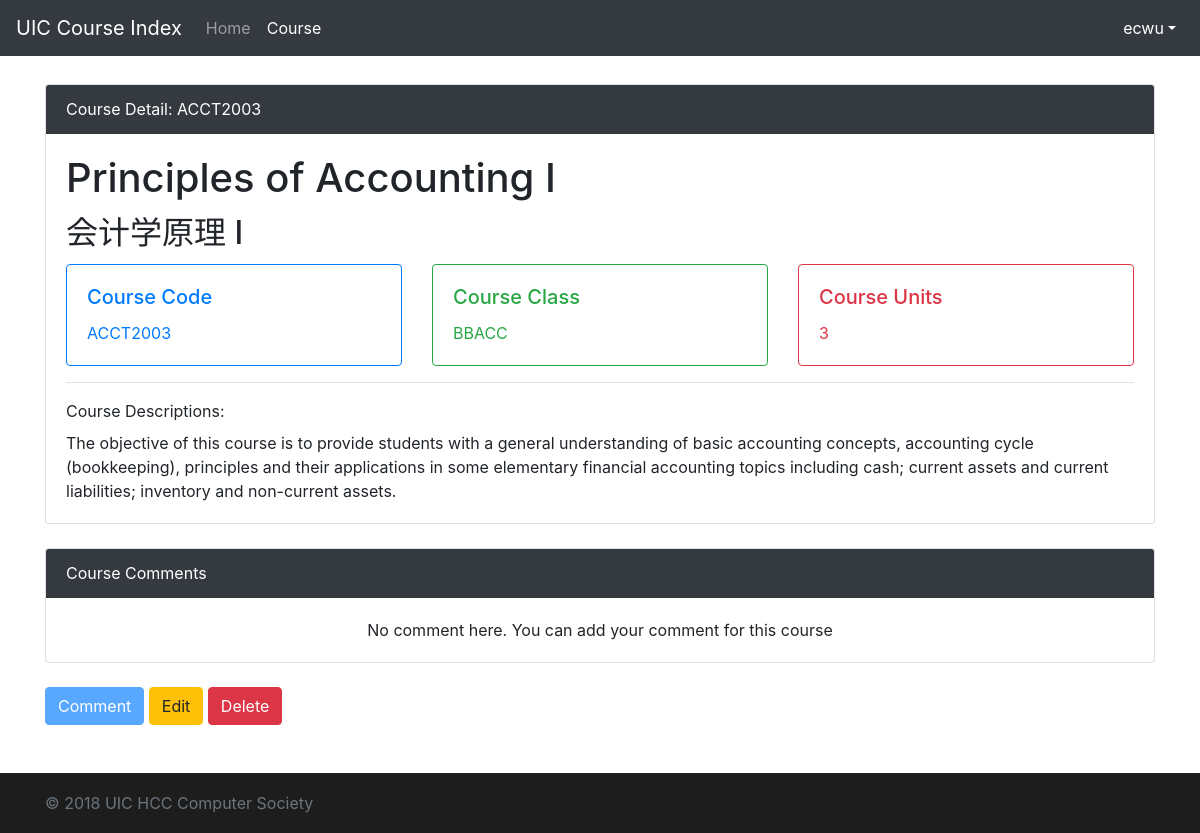
The page /course/1/ (signed in) on the database as committed earlier.
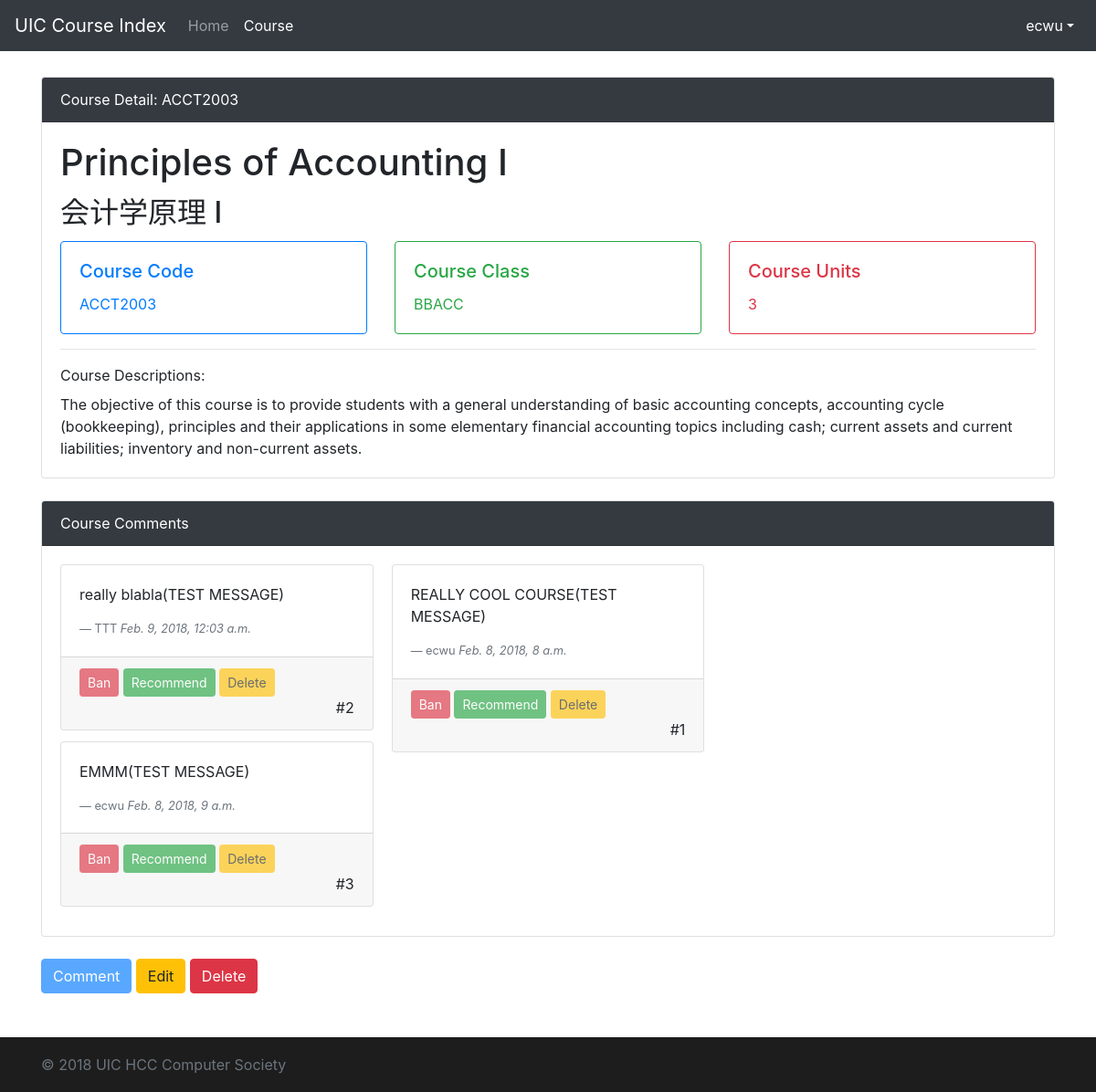
The same page on the database as committed later.
### course/models.py (models this page shows, shortened)
class Course(models.Model):
    course_name_en = models.TextField(null=True)
    course_name_cn = models.TextField(null=True)
    course_code = models.CharField(max_length=32, default='EMPTY_COURSE_CODE')
    course_units = models.IntegerField()
    course_class = models.CharField(max_length=32, default='DEFAULT_CLASS')
    course_descriptions = models.TextField(null=True)

class Comments(models.Model):
    course = models.ForeignKey(Course, on_delete=models.CASCADE)
    sender = models.ForeignKey(User, on_delete=models.CASCADE)
    pub_date = models.DateTimeField(auto_now_add=True)
    content = models.TextField()
    is_recommend = models.BooleanField(default=False)
    is_banned = models.BooleanField(default=False)
    up_vote = models.IntegerField(default=0)
    down_vote = models.IntegerField(default=0)
    pid = models.ForeignKey('self', blank=True, null=True,on_delete=models.DO_NOTHING)
    class Meta:
        ordering = ['up_vote', '-pub_date']

### course/views.py (the view)
# urls.py: path('course/<int:course_id>/', views.course_detail, name='course_detail'),
def course_detail(request, course_id):
    if not request.user.is_authenticated:
        messages.add_message(request, messages.ERROR, 'Login required.')
        return redirect('/')
    else:
        userdata = request.user
        course_solo = models.Course.objects.get(pk=course_id)
        course_comment = models.Comments.objects.filter(course=course_id)
        return render(request, 'course/detail.html', {'userdata': userdata,
                                                      'coursedata': course_solo,
                                                      'coursecomments': course_comment,
                                                      })

### course/templates/course/detail.html (shortened to what this page needs)
<!doctype html>
<html lang="en">
  <head>
    <link href="https://cdn.bootcss.com/bootstrap/4.0.0/css/bootstrap.min.css" rel="stylesheet">
    {% load static %}
    <link href="{% static "course/css/login_page.css" %}" rel="stylesheet">
</head>
  <body>
    <header>
      <nav class="navbar navbar-expand-md navbar-dark fixed-top bg-dark">
        <a class="navbar-brand" href="{% url 'home_page' %}">UIC Course Index</a>
        <div class="collapse navbar-collapse" id="navbarCollapse">
          <ul class="navbar-nav mr-auto">
            <li class="nav-item">
              <a class="nav-link" href="{% url 'home_page' %}">Home</a>
            </li>
            <li class="nav-item active">
              <a class="nav-link" href="{% url 'course_list' %}">Course <span class="sr-only">(current)</span></a>
            </li>
          </ul>
          <ul class="navbar-nav ml-auto">
                <li class="nav-item dropdown show">
                    <a class="nav-link dropdown-toggle" href="#" id="dropdown01" data-toggle="dropdown" aria-haspopup="true" aria-expanded="true">{{ userdata.username }}</a>
                </li>
            </ul>
        </div>
      </nav>
    </header>
    <main role="main" class="container">
        <br>
    <div class="card">
      <div class="card-header text-white bg-dark">Course Detail: {{ coursedata.course_code | upper }}</div>
      <div class="card-body">
        <h1 class="card-title">{{ coursedata.course_name_en }}</h1>
        <h2 class="card-title">{{ coursedata.course_name_cn }}</h2>
          <div class="row">
              <div class="col">
              <div class="card border-primary">
                <div class="card-body text-primary">
                  <h5 class="card-title">Course Code</h5>
                  <p class="card-text">{{ coursedata.course_code | upper }}</p>
                </div>
              </div>
              </div>
              <div class="col">
              <div class="card border-success">
                <div class="card-body text-success">
                  <h5 class="card-title">Course Class</h5>
                  <p class="card-text">{{ coursedata.course_class | upper }}</p>
                </div>
              </div>
              </div>
              <div class="col">
              <div class="card border-danger">
                <div class="card-body text-danger">
                  <h5 class="card-title">Course Units</h5>
                  <p class="card-text">{{ coursedata.course_units }}</p>
                </div>
              </div>
              </div>
          </div>
          <hr>
          <label>Course Descriptions:</label>
          <p class="card-text">{{ coursedata.course_descriptions }}</p>
    </div>
    </div>
    <br>
    <div class="card">
    <div class="card-header text-white bg-dark">Course Comments</div>
    <div class="card-body">
        {% if coursecomments %}
            <div class="card-columns">
            {% for comment in coursecomments %}
                {% if comment.is_banned %}
                {% else %}
                    <div class="card">
                        <div class="card-body">
                            <p>{{ comment.content }}</p>
                            <footer class="blockquote-footer">{{ comment.sender }} <cite>{{ comment.pub_date }}</cite></footer>
                        </div>
                    {% if userdata.groups.all.0.name == "course_master" %}
                        <div class="card-footer">
                        <button class="btn btn-danger btn-sm" disabled>Ban</button>
                        <button class="btn btn-success btn-sm" disabled>Recommend</button>
                        <button class="btn btn-warning btn-sm" disabled>Delete</button>
                            <p class="card-text text-right">#{{ comment.id }}</p>
                        </div>
                    {% endif %}
                    </div>
                {% endif %}
            {% endfor %}
            </div>
        {% else %}
        <p class="card-text text-center">No comment here. You can add your comment for this course</p>
        {% endif %}
    </div>
    </div>
        <br>
    <button class="btn btn-primary" disabled>Comment</button>
        {% if userdata.groups.all.0.name == "course_master" %}
            <a href="{% url 'course_detail_edit' coursedata.id %}" class="btn btn-warning">Edit</a> <a href="javascript:AlertIt();" class="btn btn-danger">Delete</a>
        {% endif %}
    </main>
<br>
    <br>
    <footer class="footer">
      <div class="container">
        <span class="text-muted">&copy; 2018 UIC HCC Computer Society</span>
      </div>
    </footer>
    {% load static %}
  </body>
</html>

### course/static/course/css/login_page.css (style rules this page uses)
html { position: relative; min-height: 100%; }
body { margin-bottom: 60px; font-family: -apple-system, BlinkMacSystemFont, "Segoe UI", "Droid Sans", "Helvetica Neue", "PingFang SC", "Hiragino Sans GB", "Droid Sans Fallback", "Microsoft YaHei", sans-serif; }
.footer { position: absolute; bottom: 0; width: 100%; height: 60px; line-height: 60px; background-color: #1d1d1d; }
body > .container { padding: 60px 15px 0; }
.footer > .container { padding-right: 15px; padding-left: 15px; }

Rows that differ between the two databases and show on the page:
added Comments: content "really blabla(TEST MESSAGE)", sender "TTT", pub_date "Feb. 9, 2018, 12:03 a.m.", id "2"
added Comments: content "EMMM(TEST MESSAGE)", sender "ecwu", pub_date "Feb. 8, 2018, 9 a.m.", id "3"
added Comments: content "REALLY COOL COURSE(TEST MESSAGE)", sender "ecwu", pub_date "Feb. 8, 2018, 8 a.m.", id "1"
Other text that changed with them:
text no longer shown: "No comment here. You can add your comment for this course"
